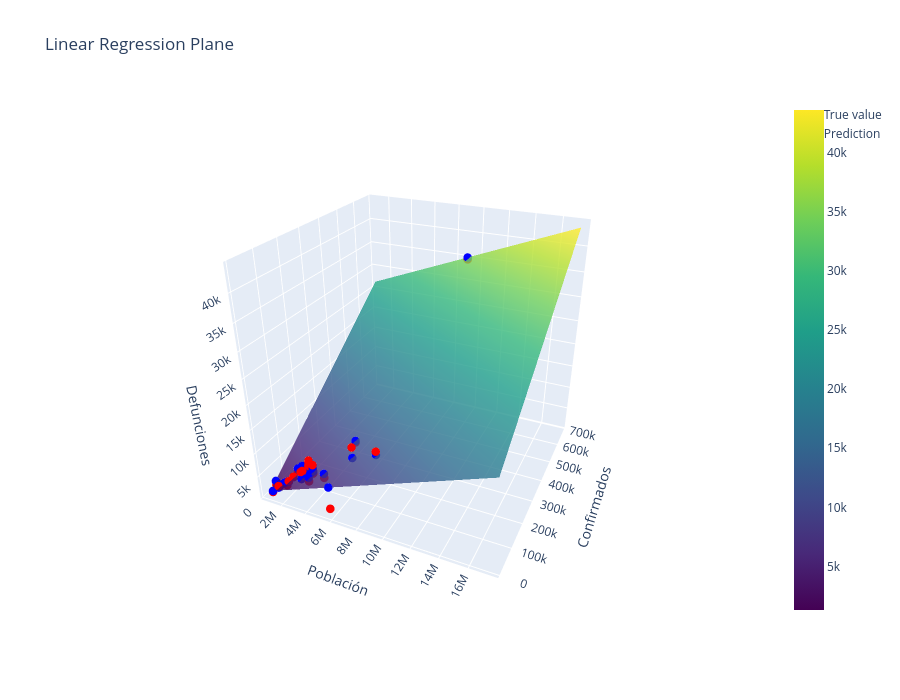

Source (notebook cell):
### Markdown cell above
## Visualization of the Predictions

### Code cell
plot_regression_plane(trained_model, data, X_train, predictions)

### Figure 1 — Plotly figure (JSON) as saved in the notebook; plotly's stock layout.template omitted (floating-point values rounded to 4 significant figures; data arrays with more than 128 entries replaced by an {"elided": "..."} marker saying what was removed)
{"data": [{"colorscale": [[0, "#440154"], [0.1111, "#482878"], [0.2222, "#3e4989"], [0.3333, "#31688e"], [0.4444, "#26828e"], [0.5556, "#1f9e89"], [0.6667, "#35b779"], [0.7778, "#6ece58"], [0.8889, "#b5de2b"], [1, "#fde725"]], "hovertemplate": "Población: %{x:,}<br>Confirmados: %{y:,}<br>Defunciones (pred): %{z:,.0f}<extra></extra>", "opacity": 0.8, "type": "surface", "x": {"elided": "50x50 float values"}, "y": {"elided": "50x50 float values"}, "z": {"elided": "50x50 float values"}}, {"customdata": ["MORELOS", "TLAXCALA", "DISTRITO FEDERAL", "CHIHUAHUA", "QUINTANA ROO", "CHIAPAS", "DURANGO", "BAJA CALIFORNIA", "QUERETARO", "TAMAULIPAS", "AGUASCALIENTES", "GUERRERO", "SONORA", "MICHOACAN", "ZACATECAS", "BAJA CALIFORNIA SUR", "SINALOA", "HIDALGO", "JALISCO", "YUCATAN", "GUANAJUATO", "CAMPECHE", "TABASCO", "COAHUILA", "PUEBLA"], "hovertemplate": "Estado: %{customdata}<br>Población: %{x:,}<br>Confirmados: %{y:,}<br>Defunciones (real): %{text}<extra></extra>", "marker": {"color": "red", "size": 5}, "mode": "markers", "name": "True value", "text": ["3,575", "2,563", "34,674", "7,553", "3,015", "1,666", "2,498", "8,728", "4,468", "5,230", "2,469", "4,557", "6,775", "5,977", "2,836", "1,529", "6,405", "6,285", "12,681", "4,205", "11,114", "1,306", "4,276", "6,414", "12,271"], "type": "scatter3d", "x": [2044000.0, 1380000.0, 9019000.0, 3801000.0, 1723000.0, 5730000.0, 1869000.0, 3635000.0, 2280000.0, 3651000.0, 1435000.0, 3657000.0, 3075000.0, 4825000.0, 1666000.0, 804700.0, 3157000.0, 3086000.0, 8410000.0, 2259000.0, 6228000.0, 1001000.0, 2572000.0, 3219000.0, 6604000.0], "y": [34410.0, 20180.0, 683400.0, 57750.0, 32620.0, 12300.0, 34740.0, 50700.0, 69760.0, 65270.0, 26770.0, 41860.0, 79460.0, 49270.0, 31100.0, 39270.0, 42400.0, 39570.0, 88800.0, 46550.0, 133000.0, 11690.0, 76100.0, 69600.0, 86320.0], "z": [3575, 2563, 34674, 7553, 3015, 1666, 2498, 8728, 4468, 5230, 2469, 4557, 6775, 5977, 2836, 1529, 6405, 6285, 12681, 4205, 11114, 1306, 4276, 6414, 12271]}, {"customdata": ["MORELOS", "TLAXCALA", "DISTRITO FEDERAL", "CHIHUAHUA", "QUINTANA ROO", "CHIAPAS", "DURANGO", "BAJA CALIFORNIA", "QUERETARO", "TAMAULIPAS", "AGUASCALIENTES", "GUERRERO", "SONORA", "MICHOACAN", "ZACATECAS", "BAJA CALIFORNIA SUR", "SINALOA", "HIDALGO", "JALISCO", "YUCATAN", "GUANAJUATO", "CAMPECHE", "TABASCO", "COAHUILA", "PUEBLA"], "hovertemplate": "Estado: %{customdata}<br>Población: %{x:,}<br>Confirmados: %{y:,}<br>Defunciones (pred): %{text}<extra></extra>", "marker": {"color": "blue", "size": 5}, "mode": "markers", "name": "Prediction", "text": ["3,448", "2,234", "35,048", "6,123", "3,053", "6,377", "3,282", "5,687", "5,023", "6,252", "2,538", "5,376", "6,200", "6,848", "2,938", "2,367", "4,885", "4,707", "11,997", "4,126", "11,437", "1,526", "5,560", "5,975", "10,061"], "type": "scatter3d", "x": [2044000.0, 1380000.0, 9019000.0, 3801000.0, 1723000.0, 5730000.0, 1869000.0, 3635000.0, 2280000.0, 3651000.0, 1435000.0, 3657000.0, 3075000.0, 4825000.0, 1666000.0, 804700.0, 3157000.0, 3086000.0, 8410000.0, 2259000.0, 6228000.0, 1001000.0, 2572000.0, 3219000.0, 6604000.0], "y": [34410.0, 20180.0, 683400.0, 57750.0, 32620.0, 12300.0, 34740.0, 50700.0, 69760.0, 65270.0, 26770.0, 41860.0, 79460.0, 49270.0, 31100.0, 39270.0, 42400.0, 39570.0, 88800.0, 46550.0, 133000.0, 11690.0, 76100.0, 69600.0, 86320.0], "z": [3448.0, 2234.0, 35050.0, 6123.0, 3053.0, 6377.0, 3282.0, 5687.0, 5023.0, 6252.0, 2538.0, 5376.0, 6200.0, 6848.0, 2938.0, 2367.0, 4885.0, 4707.0, 12000.0, 4126.0, 11440.0, 1526.0, 5560.0, 5975.0, 10060.0]}], "layout": {"height": 700, "scene": {"aspectmode": "cube", "camera": {"eye": {"x": 0.9021, "y": -2.02, "z": 1.19}}, "xaxis": {"title": {"text": "Población"}}, "yaxis": {"title": {"text": "Confirmados"}}, "zaxis": {"title": {"text": "Defunciones"}}}, "title": {"text": "Linear Regression Plane"}, "width": 900}}
